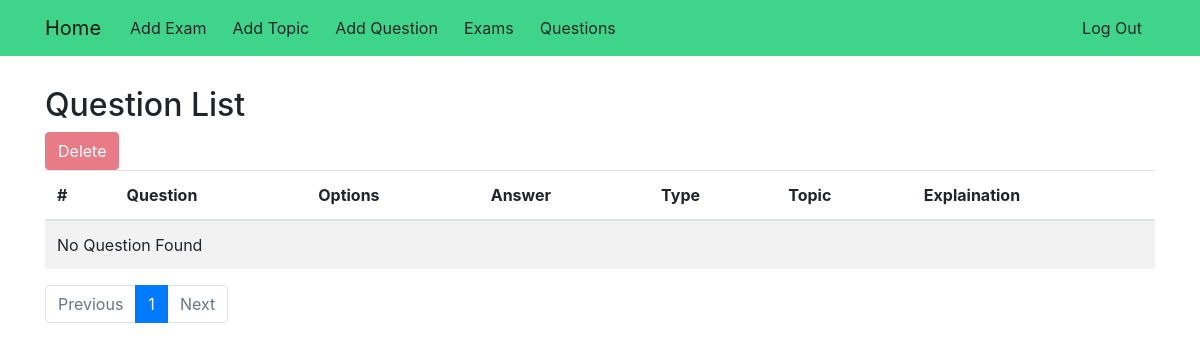
Page /questions/?exam_id=18 (signed in) on the earlier database version.
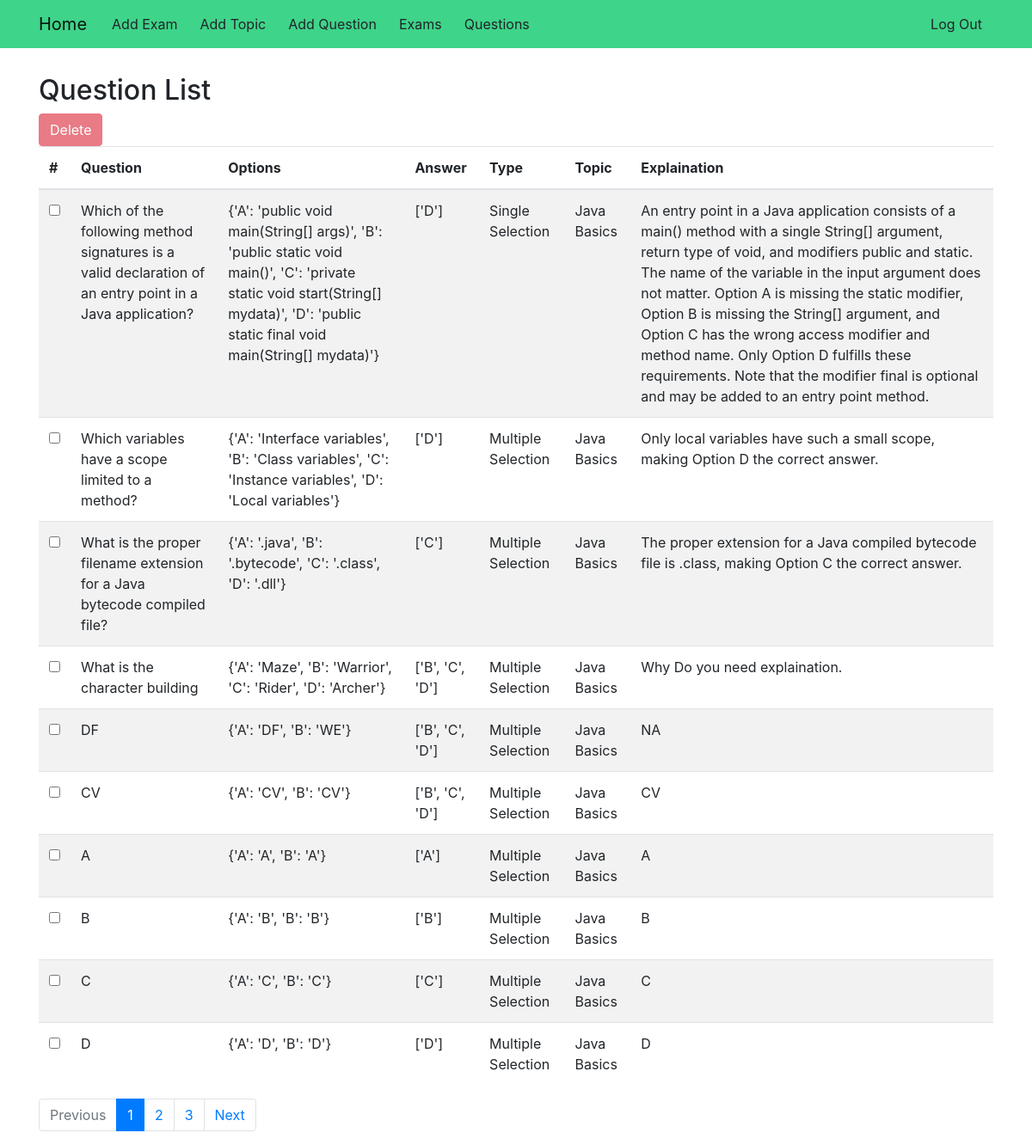
Same page on the later database version.
### exam_app/models.py (models this page shows, shortened)
class Question(models.Model):
    QUESTION_TYPES = (
        ('M', 'Multiple Selection'),
        ('S', 'Single Selection')
    )
    question = models.TextField()
    question_image = models.ImageField(upload_to=question_img_path, default='')
    options = models.TextField()  # Store Dict of applicable choices
    answer = models.TextField()  # Store List of applicable choices
    _question_type = models.CharField(max_length=1, choices=QUESTION_TYPES)
    topic = models.ForeignKey(Topic, on_delete=models.CASCADE)
    explaination = models.TextField()
    def question_type(self):
        return (dict(self.QUESTION_TYPES))[self._question_type]

class Topic(models.Model):
    name = models.CharField(max_length=1024, unique=True)
    def __str__(self):
        return self.name

### exam_app/views.py (the view)
# urls.py: url('^questions/$', views.ListQuestionView.as_view(), name='questions'),
class ListQuestionView(SuperUserRequiredMixin, ListView):
    model = models.Question
    paginate_by = 10
    def get_queryset(self):
        exam_id = self.request.GET.get("exam_id")
        if exam_id != '' and exam_id != None:
            return models.Question.objects.filter(exam=exam_id).order_by('pk')
        else:
            return models.Question.objects.all().order_by('pk')

### exam_app/views.py (called while the page is built)
    def test_func(self):
        return self.request.user.is_superuser

### exam_app/templates/exam_app/question_list.html (shortened to what this page needs)
{% extends "base.html" %}
{% block body_block %}
<h2>Question List</h2>
<div class="toolbar">
    <form id="form-btn" name="form-btn" action="/question/delete/" method="POST">
        <button id="remove" class="btn btn-danger" disabled onclick="remove()">Delete</button>
    </form>
</div>
<table id="table" class="table table-striped">
    <thead>
        <tr>
            <th scope="col" data-checkbox="true">#</th>
            <th scope="col">Question</th>
            <th scope="col">Options</th>
            <th scope="col">Answer</th>
            <th scope="col">Type</th>
            <th scope="col">Topic</th>
            <th scope="col">Explaination</th>
        </tr>
    </thead>
    <tbody>
        {% for question in question_list %}
        <tr>
            <th scope="row">
                <input type="checkbox" class="largerCheckbox" id="{{ question.pk}}" onchange="setSelection(this)">
            </th>
            <td>{{ question.question}}
                <br>
            </td>
            <td>{{ question.options}}</td>
            <td>{{ question.answer}}</td>
            <td>{{ question.question_type}}</td>
            <td>{{ question.topic}}</td>
            <td>{{ question.explaination}}</td>
        </tr>
        {% empty %}
        <tr>
            <td colspan="7">No Question Found</td>
        </tr>
        {% endfor %}
    </tbody>
</table>
<nav aria-label="PageNavigation" class="page-nav">
    <ul class="pagination">
        {% if page_obj.has_previous %}
        <li class="page-item ">
            <a class="page-link" href="?page={{ page_obj.previous_page_number }}" tabindex="-1">Previous</a>
        </li>
        {% else %}
        <li class="page-item disabled">
            <a class="page-link" href="#" tabindex="-1">Previous</a>
        </li>
        {% endif %}
        {% for num in page_obj.paginator.page_range %}
        {% if page_obj.number == num %}
        <li class="page-item active"><a class="page-link" href="?page={{ num }}">{{num}}</a>
        </li>
        {% elif num > page_obj.number|add:'-3' and num < page_obj.number|add:'3' %}
        <li class="page-item"><a class="page-link" href="?page={{ num }}">{{num}}</a></li>
        {% endif %}
        {% endfor %}
        {% if page_obj.has_next %}
        <li class="page-item">
            <a class="page-link" href="?page={{ page_obj.next_page_number }}">Next</a>
        </li>
        {% else %}
        <li class="page-item disabled">
            <a class="page-link" href="#">Next</a>
        </li>
        {% endif %}
    </ul>
</nav>
{% endblock %}

Differences in the rows shown:
now on this page (row unchanged): Question: question "Which of the following method signatures is a valid declaration of an entry point in a Java application?", options "{'A': 'public void main(String[] args)', 'B': 'public static void main()', 'C': 'private static void start(String[] mydata)', 'D': 'public static final void main(String[] mydata)'}", answer "['D']", question_type "Single Selection", topic "Java Basics", explaination "An entry point in a Java application consists of a main() method with a single String[] argument, return type of void, and modifiers public and static. The name of the variable in the input argument does not matter. Option A is missing the static modifier, Option B is missing the String[] argument, and Option C has the wrong access modifier and method name. Only Option D fulfills these requirements. Note that the modifier final is optional and may be added to an entry point method."
now on this page (row unchanged): Question: question "Which variables have a scope limited to a method?", options "{'A': 'Interface variables', 'B': 'Class variables', 'C': 'Instance variables', 'D': 'Local variables'}", answer "['D']", question_type "Multiple Selection", topic "Java Basics", explaination "Only local variables have such a small scope, making Option D the correct answer."
now on this page (row unchanged): Question: question "What is the proper filename extension for a Java bytecode compiled file?", options "{'A': '.java', 'B': '.bytecode', 'C': '.class', 'D': '.dll'}", answer "['C']", question_type "Multiple Selection", topic "Java Basics", explaination "The proper extension for a Java compiled bytecode file is .class, making Option C the correct answer."
now on this page (row unchanged): Question: question "What is the character building", options "{'A': 'Maze', 'B': 'Warrior', 'C': 'Rider', 'D': 'Archer'}", answer "['B', 'C', 'D']", question_type "Multiple Selection", topic "Java Basics", explaination "Why Do you need explaination."
added Question: question "DF", options "{'A': 'DF', 'B': 'WE'}", answer "['B', 'C', 'D']", question_type "Multiple Selection", topic "Java Basics", explaination "NA"
added Question: question "CV", options "{'A': 'CV', 'B': 'CV'}", answer "['B', 'C', 'D']", question_type "Multiple Selection", topic "Java Basics", explaination "CV"
added Question: question "A", options "{'A': 'A', 'B': 'A'}", answer "['A']", question_type "Multiple Selection", topic "Java Basics", explaination "A"
added Question: question "B", options "{'A': 'B', 'B': 'B'}", answer "['B']", question_type "Multiple Selection", topic "Java Basics", explaination "B"
added Question: question "C", options "{'A': 'C', 'B': 'C'}", answer "['C']", question_type "Multiple Selection", topic "Java Basics", explaination "C"
added Question: question "D", options "{'A': 'D', 'B': 'D'}", answer "['D']", question_type "Multiple Selection", topic "Java Basics", explaination "D"
Other differences:
new list line: "2"
new list line: "3"
text no longer shown: "No Question Found"
